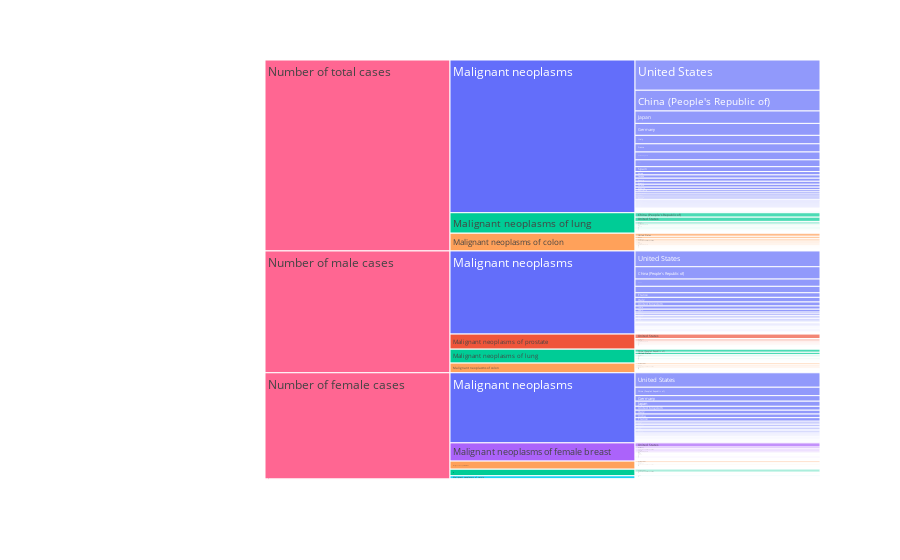

Notebook cell for this chart:
### Code cell
fig = px.icicle(df, path=['Measure','Variable', 'Country'], values='Value',
                  color='Variable', hover_data=['Variable'],
                  color_continuous_scale='RdBu',
#                  color_continuous_midpoint=np.average(oecd_cancer_df['Value'], weights=oecd_cancer_df['Variable']
                 )
fig.show()

### Figure 1 — Plotly figure (JSON) as saved in the notebook; plotly's stock layout.template omitted (floating-point values rounded to 4 significant figures; data arrays with more than 128 entries replaced by an {"elided": "..."} marker saying what was removed)
{"data": [{"branchvalues": "total", "customdata": {"elided": "1086x2 str values"}, "domain": {"x": [0, 1], "y": [0, 1]}, "hovertemplate": "labels=%{label}<br>Value=%{value}<br>parent=%{parent}<br>id=%{id}<br>Variable=%{customdata[1]}<extra></extra>", "ids": {"elided": "1086 str values"}, "labels": {"elided": "1086 str values"}, "marker": {"colors": {"elided": "1086 str values"}}, "name": "", "parents": {"elided": "1086 str values"}, "type": "icicle", "values": {"elided": "1086 float values"}}], "layout": {"legend": {"tracegroupgap": 0}, "margin": {"t": 60}}}
